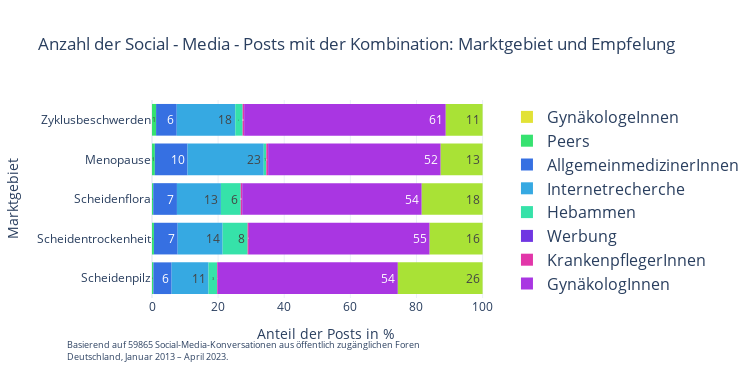

Notebook code cell kept with this figure:
### Code cell
def combine_subcategories(df, lense_1, lense_2):

    # Generate combinations of unique subcategories across buying_channel and experts
    combinations_list = list(product(lense_1, lense_2))

    # Create new dataframe with combination pairs
    combination_df = pd.DataFrame(combinations_list, columns=['Subcategory 1', 'Subcategory 2'])

    # Initialize dictionary to store combination counts
    combination_counts = {}
    id_values = set()


    # Iterate through combinations and count occurrences
    for subcategory_1, subcategory_2 in combinations_list:
        ids = sentiment_new_df.loc[
            (sentiment_new_df['subcategory'] == subcategory_1) &
            (sentiment_new_df['id'].isin(sentiment_new_df.loc[sentiment_new_df['subcategory'] == subcategory_2, 'id'])),
            'id'
        ].unique()
        count = len(ids)
        combination_counts[(subcategory_1, subcategory_2)] = count
        id_values.update(ids)
    

    # Create new dataframe from combination counts
    combination_counts_df = pd.DataFrame(combination_counts.items(), columns=['combination', 'count'])
    combination_counts_df[['subcategory_1', 'subcategory_2']] = pd.DataFrame(combination_counts_df['combination'].tolist())
    combination_counts_df = combination_counts_df.drop('combination', axis=1)

    # Store the number of unique id values from which combinations were found
    n_posts = len(id_values)

    #print(combination_counts_df)

    return combination_counts_df, n_posts





def filter_and_plot(df, counts, cat1, cat2, save_name="img"):
    
    fig = px.histogram(
        df,
        x="count",
        y="subcategory_1",
        color="subcategory_2",
        barnorm="percent",
        orientation="h",
        labels={
            "subcategory_1": "",
            "subcategory_2": "",
            "count": cat2,
        },
        color_discrete_sequence=PERMEA_COLOR_WHEEL_11_STATISTICS,
        text_auto=".0f",
        title=f'Anzahl der Social - Media - Posts mit der Kombination: {cat1} und {cat2}',
        template="plotly_white",
        category_orders={
            "subcategory_1": cat1,
            "subcategory_2": cat2
        })
    

    fig.add_annotation(dict(font=dict(size=9),
                        x=-0.25,
                        y=-0.34,
                        showarrow=False,
                        #text=f'Based on {counts} Social Media Conversations from publicy available forums mentioning {cat1} and {cat2} <br> Germany, January 2013 – April 2023.',
                        text=f"Basierend auf {counts} Social-Media-Konversationen aus öffentlich zugänglichen Foren <br>Deutschland, Januar 2013 – April 2023.",                       
                        textangle=0,
                        xanchor='left',
                        xref="paper",
                        yref="paper",
                        align="left"
))
    

    fig.update_layout(
    template='plotly_white',
    xaxis_title='Anteil der Posts in %',
    yaxis_title=cat1,
    #yaxis_range=[0, 1.1 * df['Count'].max()],
    #xaxis=dict(
        #tickmode='linear',
        #dtick=1,
        #automargin=True
    #),
    yaxis={'automargin': True},
    #margin=dict(l=130, r=150, b=10, pad=30),
    autosize=False,
    width=20 * 37.8,  # Convert 20 cm to inches (1 cm = 37.8 inches)
    height=10 * 37.8,  # Convert 9 cm to inches (1 cm = 37.8 inches)
    legend=dict(font=dict(size=16))
    )
    
    
        
    #fig.write_image(save_name+".png")
    
    fig.show()
    


df, counts= combine_subcategories(sentiment_new_df, market_area, advice_from)
filter_and_plot(df, counts, "Marktgebiet", "Empfelung", save_name="market_area_advice_from")

### Figure 1 — Plotly figure (JSON) as saved in the notebook; plotly's stock layout.template omitted (floating-point values rounded to 4 significant figures)
{"data": [{"alignmentgroup": "True", "bingroup": "y", "histfunc": "sum", "hovertemplate": "=%{y}<br>sum of Empfelung (normalized as percent)=%{x}<extra></extra>", "legendgroup": "GynäkologeInnen", "marker": {"color": "rgb(226, 226, 54)", "pattern": {"shape": ""}}, "name": "GynäkologeInnen", "offsetgroup": "GynäkologeInnen", "orientation": "h", "showlegend": true, "texttemplate": "%{value:.0f}", "type": "histogram", "x": [0, 0, 0, 0, 0], "xaxis": "x", "y": ["Scheidenpilz", "Scheidentrockenheit", "Scheidenflora", "Menopause", "Zyklusbeschwerden"], "yaxis": "y"}, {"alignmentgroup": "True", "bingroup": "y", "histfunc": "sum", "hovertemplate": "=%{y}<br>sum of Empfelung (normalized as percent)=%{x}<extra></extra>", "legendgroup": "Peers", "marker": {"color": "rgb(54, 226, 112)", "pattern": {"shape": ""}}, "name": "Peers", "offsetgroup": "Peers", "orientation": "h", "showlegend": true, "texttemplate": "%{value:.0f}", "type": "histogram", "x": [86, 43, 71, 188, 179], "xaxis": "x", "y": ["Scheidenpilz", "Scheidentrockenheit", "Scheidenflora", "Menopause", "Zyklusbeschwerden"], "yaxis": "y"}, {"alignmentgroup": "True", "bingroup": "y", "histfunc": "sum", "hovertemplate": "=%{y}<br>sum of Empfelung (normalized as percent)=%{x}<extra></extra>", "legendgroup": "AllgemeinmedizinerInnen", "marker": {"color": "rgb(54, 112, 226)", "pattern": {"shape": ""}}, "name": "AllgemeinmedizinerInnen", "offsetgroup": "AllgemeinmedizinerInnen", "orientation": "h", "showlegend": true, "texttemplate": "%{value:.0f}", "type": "histogram", "x": [1136, 531, 1355, 2161, 905], "xaxis": "x", "y": ["Scheidenpilz", "Scheidentrockenheit", "Scheidenflora", "Menopause", "Zyklusbeschwerden"], "yaxis": "y"}, {"alignmentgroup": "True", "bingroup": "y", "histfunc": "sum", "hovertemplate": "=%{y}<br>sum of Empfelung (normalized as percent)=%{x}<extra></extra>", "legendgroup": "Internetrecherche", "marker": {"color": "rgb(54, 169, 226)", "pattern": {"shape": ""}}, "name": "Internetrecherche", "offsetgroup": "Internetrecherche", "orientation": "h", "showlegend": true, "texttemplate": "%{value:.0f}", "type": "histogram", "x": [2298, 1006, 2515, 5047, 2567], "xaxis": "x", "y": ["Scheidenpilz", "Scheidentrockenheit", "Scheidenflora", "Menopause", "Zyklusbeschwerden"], "yaxis": "y"}, {"alignmentgroup": "True", "bingroup": "y", "histfunc": "sum", "hovertemplate": "=%{y}<br>sum of Empfelung (normalized as percent)=%{x}<extra></extra>", "legendgroup": "Hebammen", "marker": {"color": "rgb(54, 226, 169)", "pattern": {"shape": ""}}, "name": "Hebammen", "offsetgroup": "Hebammen", "orientation": "h", "showlegend": true, "texttemplate": "%{value:.0f}", "type": "histogram", "x": [531, 559, 1131, 169, 320], "xaxis": "x", "y": ["Scheidenpilz", "Scheidentrockenheit", "Scheidenflora", "Menopause", "Zyklusbeschwerden"], "yaxis": "y"}, {"alignmentgroup": "True", "bingroup": "y", "histfunc": "sum", "hovertemplate": "=%{y}<br>sum of Empfelung (normalized as percent)=%{x}<extra></extra>", "legendgroup": "Werbung", "marker": {"color": "rgb(112, 54, 226)", "pattern": {"shape": ""}}, "name": "Werbung", "offsetgroup": "Werbung", "orientation": "h", "showlegend": true, "texttemplate": "%{value:.0f}", "type": "histogram", "x": [0, 0, 0, 0, 0], "xaxis": "x", "y": ["Scheidenpilz", "Scheidentrockenheit", "Scheidenflora", "Menopause", "Zyklusbeschwerden"], "yaxis": "y"}, {"alignmentgroup": "True", "bingroup": "y", "histfunc": "sum", "hovertemplate": "=%{y}<br>sum of Empfelung (normalized as percent)=%{x}<extra></extra>", "legendgroup": "KrankenpflegerInnen", "marker": {"color": "rgb(226, 54, 169)", "pattern": {"shape": ""}}, "name": "KrankenpflegerInnen", "offsetgroup": "KrankenpflegerInnen", "orientation": "h", "showlegend": true, "texttemplate": "%{value:.0f}", "type": "histogram", "x": [48, 29, 84, 119, 67], "xaxis": "x", "y": ["Scheidenpilz", "Scheidentrockenheit", "Scheidenflora", "Menopause", "Zyklusbeschwerden"], "yaxis": "y"}, {"alignmentgroup": "True", "bingroup": "y", "histfunc": "sum", "hovertemplate": "=%{y}<br>sum of Empfelung (normalized as percent)=%{x}<extra></extra>", "legendgroup": "GynäkologInnen", "marker": {"color": "rgb(169, 54, 226)", "pattern": {"shape": ""}}, "name": "GynäkologInnen", "offsetgroup": "GynäkologInnen", "orientation": "h", "showlegend": true, "texttemplate": "%{value:.0f}", "type": "histogram", "x": [11206, 4042, 10264, 11420, 8835], "xaxis": "x", "y": ["Scheidenpilz", "Scheidentrockenheit", "Scheidenflora", "Menopause", "Zyklusbeschwerden"], "yaxis": "y"}, {"alignmentgroup": "True", "bingroup": "y", "histfunc": "sum", "hovertemplate": "=%{y}<br>sum of Empfelung (normalized as percent)=%{x}<extra></extra>", "legendgroup": "ApothekerInnen", "marker": {"color": "rgb(169, 226, 54)", "pattern": {"shape": ""}}, "name": "ApothekerInnen", "offsetgroup": "ApothekerInnen", "orientation": "h", "showlegend": true, "texttemplate": "%{value:.0f}", "type": "histogram", "x": [5277, 1184, 3480, 2773, 1614], "xaxis": "x", "y": ["Scheidenpilz", "Scheidentrockenheit", "Scheidenflora", "Menopause", "Zyklusbeschwerden"], "yaxis": "y"}], "layout": {"annotations": [{"align": "left", "font": {"size": 9}, "showarrow": false, "text": "Basierend auf 59865 Social-Media-Konversationen aus öffentlich zugänglichen Foren <br>Deutschland, Januar 2013 – April 2023.", "textangle": 0, "x": -0.25, "xanchor": "left", "xref": "paper", "y": -0.34, "yref": "paper"}], "autosize": false, "barmode": "relative", "barnorm": "percent", "height": 378, "legend": {"font": {"size": 16}, "title": {"text": ""}, "tracegroupgap": 0}, "title": {"text": "Anzahl der Social - Media - Posts mit der Kombination: Marktgebiet und Empfelung"}, "width": 756, "xaxis": {"anchor": "y", "domain": [0, 1], "title": {"text": "Anteil der Posts in %"}}, "yaxis": {"anchor": "x", "automargin": true, "categoryarray": ["t", "e", "i", "b", "e", "g", "t", "k", "r", "a", "M"], "categoryorder": "array", "domain": [0, 1], "title": {"text": "Marktgebiet"}}}}
